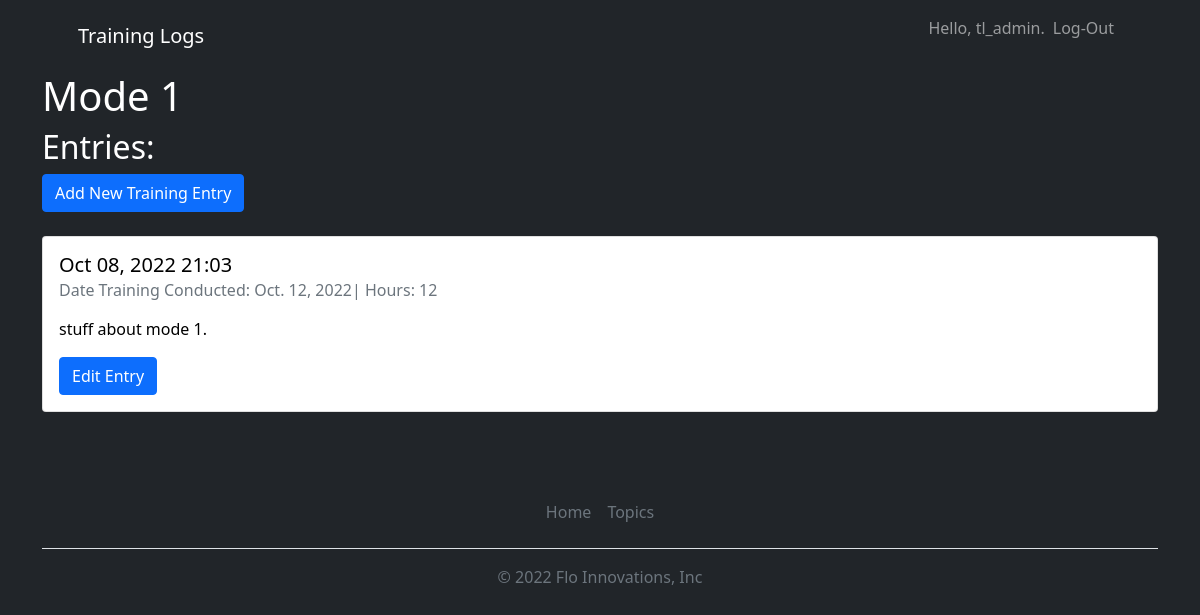
/topics/1 (signed in), run on an earlier commit of the app's database.
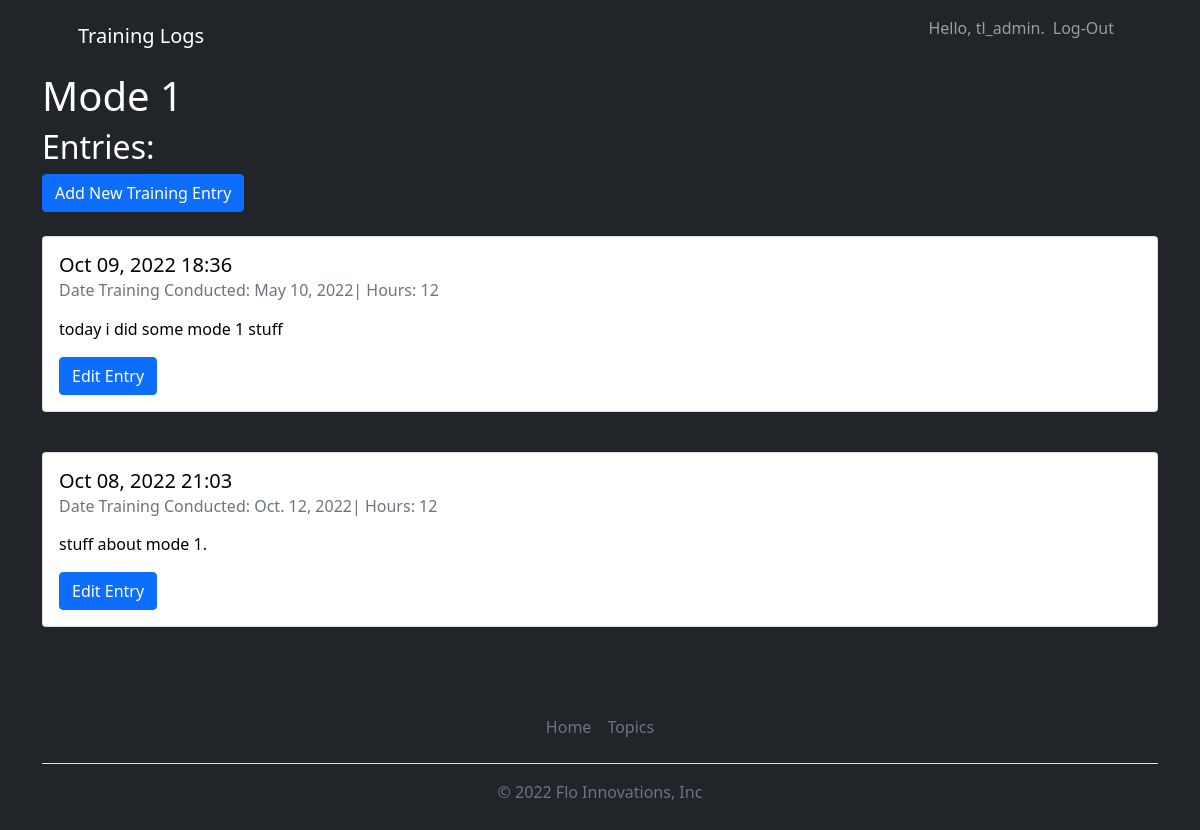
And on a later commit of the database.
### training_logs/models.py (models this page shows, shortened)
class Topic(models.Model):
    text = models.CharField(max_length=200)
    data_added = models.DateTimeField(auto_now_add = True)
    owner = models.ForeignKey(User, on_delete=models.CASCADE)
    def __str__(self):
        return self.text

class Entry(models.Model):
    topic = models.ForeignKey(Topic, on_delete=models.CASCADE)
    hours = models.IntegerField()
    date_training_conducted = models.DateField()
    text = models.TextField()
    date_added = models.DateTimeField(auto_now_add=True)
    class Meta:
        verbose_name_plural = 'entries'

### training_logs/views.py (the view)
# urls.py: path('topics/<int:topic_id>', views.topic, name='topic'),
@login_required
def topic(request, topic_id):
    topic = Topic.objects.get(id=topic_id)
    if topic.owner != request.user:
        raise Http404
    entries = topic.entry_set.order_by('-date_added')
    context = {'topic':topic, 'entries':entries}
    return render(request, 'training_logs/topic.html', context)

### training_logs/templates/training_logs/topic.html (shortened to what this page needs)
{% extends "training_logs/base.html" %}
{% block page_header %}<h1>{{ topic }}</h1>{% endblock page_header %}
{% block content %}
<h2>Entries:</h2>
<a class="btn btn-primary" href="{% url 'training_logs:new_entry' topic.id %}" role="button">Add New Training Entry</a>
{% for entry in entries %}
    <div class="card text-black mb-3">
        <div class="card-body">
        <h5 class="card-title">{{ entry.date_added|date:'M d, Y H:i ' }}</h5>
        <h6 class="card-subtitle mb-2 text-muted">Date Training Conducted: {{ entry.date_training_conducted}}| Hours: {{ entry.hours }} </h6>
        <p class="card-text">{{ entry.text| linebreaks }}</p>
        <a class="btn btn-primary" href="{% url 'training_logs:edit_entry' entry.id %}" role="button">Edit Entry</a>
        </div>
    </div>
{% endfor %}
{% endblock content %}

### training_logs/templates/training_logs/base.html (shortened to what this page needs)
{% load static %}
<!DOCTYPE html>
<html lang="en">
    <head>
        <link href="https://cdn.jsdelivr.net/npm/bootstrap-icons@1.5.0/font/bootstrap-icons.css" rel="stylesheet" />
        <link href="{% static 'css/styles.css' %}" rel="stylesheet" />
    </head>
    <body class="d-flex flex-column h-100 bg-dark text-white">
        <main class="flex-shrink-0">
            <nav class="navbar navbar-expand-lg navbar-dark bg-dark">
                <div class="container px-5">
                    <a class="navbar-brand" href="{% url 'training_logs:index' %}">Training Logs</a>
                    <div class="collapse navbar-collapse" id="navbarSupportedContent">
                        <ul class="navbar-nav ms-auto mb-2 mb-lg-0">
                            {% if user.is_authenticated %}
                                <li class="nav-item">
                                    <p class="navbar-text">Hello, {{ user.username }}.</p>
                                </li>
                                <li class="nav-item">
                                    <a class="nav-link" href="{% url 'users:logout' %}">Log-Out</a>
                                </li>
                            {% endif %}
                        </ul>
                    </div>
                </div>
            </nav>
  <body>
    <main role="main" class="container">
            {% block page_header %}{% endblock page_header %}
        <div>
            {% block content %}
            {% endblock content %}
        </div>
    </main>
  </body>
  <div class="container">
    <footer class="py-3 my-4">
      <ul class="nav justify-content-center border-bottom pb-3 mb-3">
        <li class="nav-item"><a href="{% url 'training_logs:index' %}" class="nav-link px-2 text-muted">Home</a></li>
        <li class="nav-item"><a href="{% url 'training_logs:topics' %}" class="nav-link px-2 text-muted">Topics</a></li>
      </ul>
      <p class="text-center text-muted">&copy; 2022 Flo Innovations, Inc</p>
    </footer>
  </div>
</html>

What changed in the data, as far as the page shows it:
added Entry: date_added "Oct 09, 2022 18:36", date_training_conducted "May 10, 2022", hours "12", text "today i did some mode 1 stuff"
